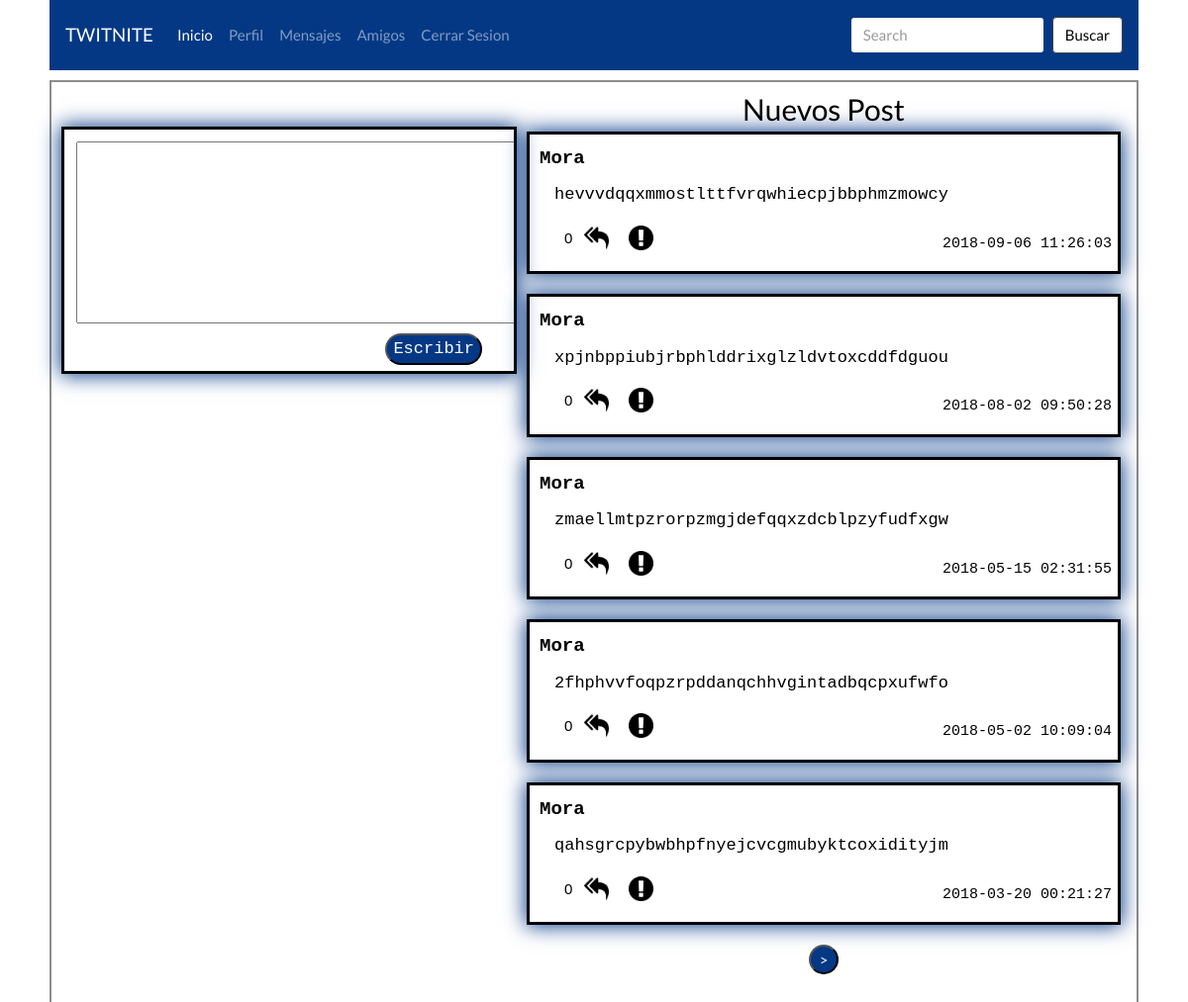
/paginas/inicio.php (signed in), run on the app's committed database.
### tables this page shows
CREATE TABLE `post` (
  `Contenido` varchar(290) NOT NULL,
  `Fecha` datetime NOT NULL,
  `Likes` int(7) NOT NULL,
  `IDUsuario` varchar(20) DEFAULT NULL,
  `IDPost` int(11) NOT NULL
);

CREATE TABLE `usuarios` (
  `Nombre` varchar(20) NOT NULL,
  `Apellidos` varchar(20) NOT NULL,
  `nickname` varchar(20) NOT NULL,
  `email` varchar(30) NOT NULL,
  `password` varchar(15) NOT NULL,
  `telefono` varchar(9) NOT NULL,
  `pais` varchar(9) NOT NULL,
  `ciudad` varchar(9) NOT NULL,
  `tipoUsuario` int(11) DEFAULT '1',
  `IDUsuario` int(11) NOT NULL,
  `FotoPerfil` longblob
);

### paginas/inicio.php (the view, shortened to what this page needs)
<html>
<head>
    <link rel="stylesheet" type="text/css" href="../estilos/style.css" media="screen" />
    <link rel="stylesheet" type="text/css" href="../estilos/style1.css" media="screen" />
    <?php
        include '../basededatos/conexionBD.php';
        if(isset($_POST['siguiente'])){
            $_SESSION['contador'] += 5;
            $consulta = "Select Contenido,post.Fecha, Likes, post.IDUsuario, usuarios.nombre, IDPost from post, usuarios where (post.IDUsuario = '"
            . $_SESSION['IDUsuario'] . "' OR post.IDUsuario IN (Select amigos.IDUsuarioAmigo from amigos where amigos.IDUsuario = '" . $_SESSION['IDUsuario'] . "'))
            AND usuarios.IDUsuario = post.IDUsuario order by fecha desc LIMIT 5 OFFSET " . $_SESSION['contador'];
            $consultaDatos1 = mysqli_query($conn, $consulta);
        }
        else{
            $consulta = "Select Contenido,post.Fecha, Likes, post.IDUsuario, usuarios.nombre, IDPost from post, usuarios where (post.IDUsuario = '"
            . $_SESSION['IDUsuario'] . "' OR post.IDUsuario IN (Select amigos.IDUsuarioAmigo from amigos where amigos.IDUsuario = '" . $_SESSION['IDUsuario'] . "'))
            AND usuarios.IDUsuario = post.IDUsuario order by fecha desc LIMIT 5";
            $consultaDatos1 = mysqli_query($conn, $consulta);
        }
    ?>
</head>
<body>
    <nav class="navbar navbar-expand-lg navbar-light bg-light">
        <a class="navbar-brand" href="inicio.php">TWITNITE</a>
        <div class="collapse navbar-collapse" id="navbarColor03">
            <ul class="navbar-nav mr-auto">
                <li class="nav-item active">
                    <a class="nav-link" href="inicio.php">Inicio</a>
                </li>
                <li class="nav-item">
                    <a class="nav-link" href="perfil.php">Perfil</a>
                </li>
                <li class="nav-item">
                    <a class="nav-link" href="mensajes.php">Mensajes</a>
                </li>
                <li class="nav-item">
                    <a class="nav-link" href="amigos.php">Amigos</a>
                </li>
                <li class="nav-item">
                    <a class="nav-link" href="../comprobaciones/cerrarsesion.php">Cerrar Sesion</a>
                </li>
            </ul>
            <form action="listaamigos.php" class="form-inline my-2 my-lg-0" method="post">
                <input class="form-control mr-sm-2" type="text" name="search" placeholder="Search">
                <input type="submit" class="btn btn-secondary my-2 my-sm-0" value="Buscar" name="submit">
            </form>
        </div>
    </nav>
    <div id="bodyUtilizable">
        <div id=col>
            <div id="escribirPost">
                <div style="padding: 12px;">
                    <form action="inicio.php" method="post">
                        <textarea style="resize:none" size="50" rows="7" cols="45" class="signin" name="contenidoPost"
                            placeholder="" required></textarea>
                        <div style="float: right; ">
                            <div><input type="submit" value="Escribir" id="botonEnviarPost" name="escribirPost"></div>
                        </div>
                    </form>
                </div>
            </div>
            <div id="colCentralInicio">
                <div id="nuevosPost">Nuevos Post</div>
                <?php
                    while($registro = mysqli_fetch_array($consultaDatos1)){
                        $likedado = "Select * from likes where IDUsuario = " . $_SESSION['IDUsuario'] .  "&& IDPost = " . $registro['IDPost'];
                        $likedado1 = mysqli_query($conn, $likedado);
                        $likedado2 = mysqli_num_rows($likedado1);
                        print
                        "<div id='post'>
                            <div class='nombrePost'>
                                $registro[nombre]
                            </div>
                            <div class='contenedorPost'>
                                $registro[Contenido]
                            </div>
                            <div class='overHid'>
                            <div style='float:left; overflow:hidden; width:150px;'>
                            ";
                            if($likedado2 == 0){
                                print "<div class='imagenLikes'>
                                    <form action='../comprobaciones/likes.php' method='post'>
                                        <button title='Like' type='submit' id='botonEnviarMensaje' name='like' value='$registro[IDPost]'>
                                        </button>
                                    </form>
                                </div>";
                            }
                            print "<div class='likesPost'>$registro[Likes]</div>
                                   <div class='imagenResponder'>
                                   <form action='comentarpost.php' method='post'>
                                        <button title='Comentar' type='submit' id='botonEnviarMensaje' name='comentar' value='$registro[IDPost]'>
                                        </button>
                                    </form>
                                    </div>
                                    <div class='imagenBloquear'>
                                   <form action='reporte.php' method='post'>
                                        <button title='Reportar' type='submit' id='botonEnviarMensaje' name='reportar' value='$registro[IDPost]'>
                                        </button>
                                    </form>
                                    </div>
                            </div>
                            <div style='float:right;'>
                                    <form action='mostrarlikesyrespuestas.php' method='post'>
                                          <button id='inputMensajes' name='mostrarlikes' value='$registro[IDPost]'>$registro[Fecha]</button>
                                    </form>
                            </div>
                            </div>
                        </div>";
                    }
                print "<form style='text-align:center' action='inicio.php' method='post'>";
                if($_SESSION['contador']>0){
                    print "<input class='botonNavegacion' type='submit' name='anterior' value='<'>";
                }if(mysqli_num_rows($consultaDatos1)==5){
                    print"
                    <input class='botonNavegacion' type='submit' name='siguiente' value='>'>
                    </form>";
                }
                ?>
            </div>
        </div>
    </div>
</body>
</html>

### estilos/style1.css (style rules this page uses)
#escribirPost { width: 460px; height: 250px; margin-top: 60px; margin-right: 10px; margin-left: 10px; box-shadow: 0px 0px 20px 1px rgb(4, 56, 133); font-family:monospace; font-size:17px; border: solid; overflow:hidden; }
#botonEnviarPost { border-radius: 50px; background-color: rgb(4, 56, 133); color: white; margin-top: 10px; margin-right: 20px; }
#colCentralInicio { float: center; width: 600px; height: 600px; max-width: 600px; }
#nuevosPost { text-align:center; margin-top:20px; font-size:30px; }
body { max-width: 1100px; margin: auto; background: url("../Imagenes/fortniteNavidad.jpg") no-repeat center center fixed; background-size: cover; color: black; }
#col { display: flex; margin-top:-15px; }
#bodyUtilizable { margin-top: 10px; background-color: rgba(255, 255, 255, 0.932); border: solid 2px rgb(141, 141, 141); height: 1000px; }
#post { border:solid; border-color:black; overflow:hidden; box-shadow: 0px 0px 20px 1px rgb(4, 56, 133); font-family:monospace; margin-bottom: 20px; }
#inputMensajes { background: none; border: 0; color: inherit; cursor:hand; margin-top:15px; }
#botonEnviarMensaje { float: right; background-size: cover; background: none; color: inherit; border: 0; outline: none; width: 25px; height: 25px; }
.overHid { overflow:hidden; }
.likesPost { float: left; width: 20px; height: 40px; margin-top: 10px; margin-bottom: -10px; margin-left: -5px; font-size: 15px; font-family: Arial; }
.nombrePost { font-weight:bold; font-size:19px; margin-left:10px; margin-top:10px; }
.contenedorPost { font-size:17px; height:auto; word-wrap: break-word; padding: 10px; margin-left: 15px; }
.imagenLikes { float:left; margin-bottom: -10px; background-image: url(../Imagenes/likes.png); width: 40px; height: 40px; background-size:cover; }
.imagenResponder { float:left; margin-top:8px; margin-right:20px; background-image: url(../Imagenes/responder.png); width: 25px; height: 25px; background-size:cover; }
.imagenBloquear { float:right; margin-top:8px; margin-right:25px; background-image: url(../Imagenes/report.png); width: 25px; height: 25px; background-size:cover; }
.botonNavegacion { border-radius: 50px; height: 30px; width: 30px; background-color: rgb(4, 56, 133); color:white; display: inline-block; }

### data on the page
post: IDUsuario.Nombre "Mora", Contenido "hevvvdqqxmmostlttfvrqwhiecpjbbphmzmowcy", $registro[IDPost] 5 (drawn), Likes "0", Fecha "2018-09-06 11:26:03"
post: IDUsuario.Nombre "Mora", Contenido "xpjnbppiubjrbphlddrixglzldvtoxcddfdguou", $registro[IDPost] 2 (drawn), Likes "0", Fecha "2018-08-02 09:50:28"
post: IDUsuario.Nombre "Mora", Contenido "zmaellmtpzrorpzmgjdefqqxzdcblpzyfudfxgw", $registro[IDPost] 43 (drawn), Likes "0", Fecha "2018-05-15 02:31:55"
post: IDUsuario.Nombre "Mora", Contenido "2fhphvvfoqpzrpddanqchhvgintadbqcpxufwfo", $registro[IDPost] 48 (drawn), Likes "0", Fecha "2018-05-02 10:09:04"
post: IDUsuario.Nombre "Mora", Contenido "qahsgrcpybwbhpfnyejcvcgmubyktcoxidityjm", $registro[IDPost] 50 (drawn), Likes "0", Fecha "2018-03-20 00:21:27"
